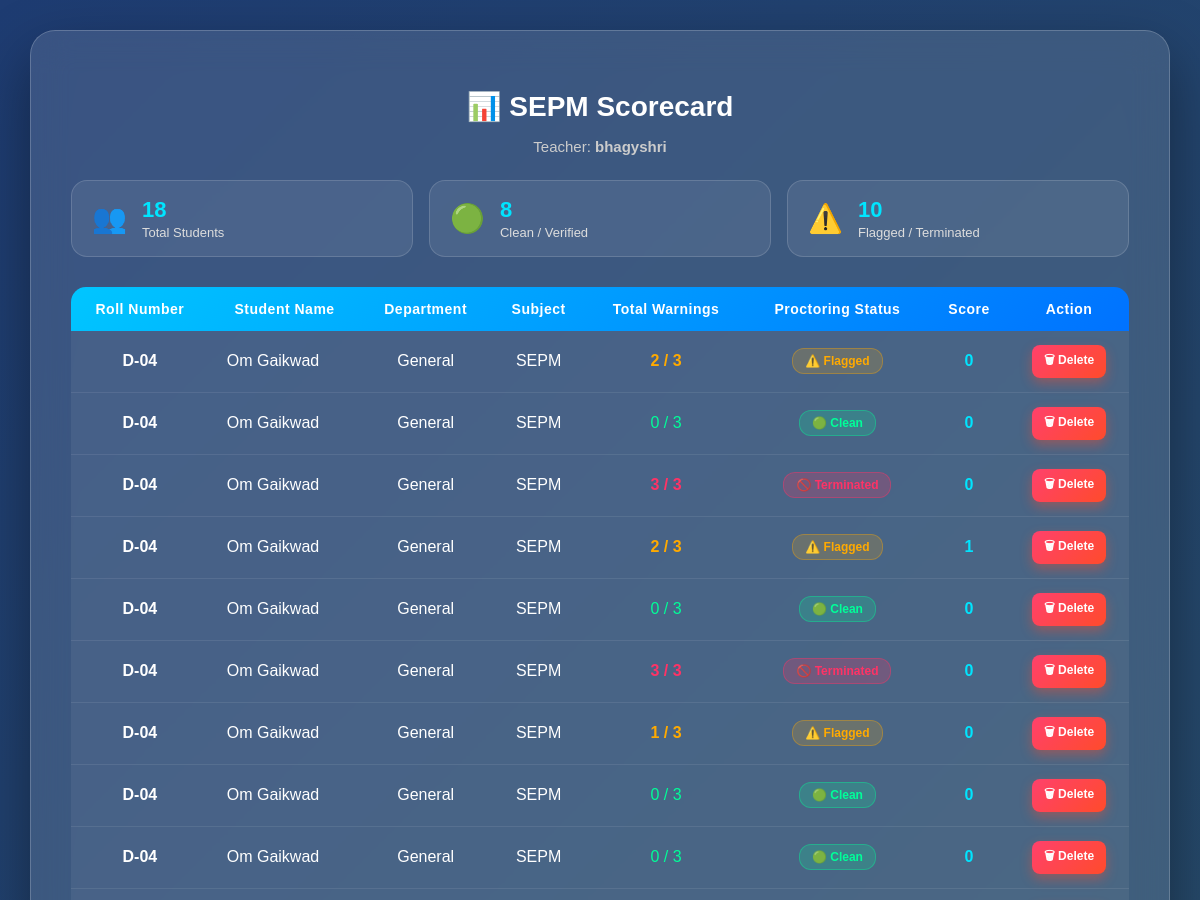
The page /scorecard (signed in, upper part) on the database as committed earlier.
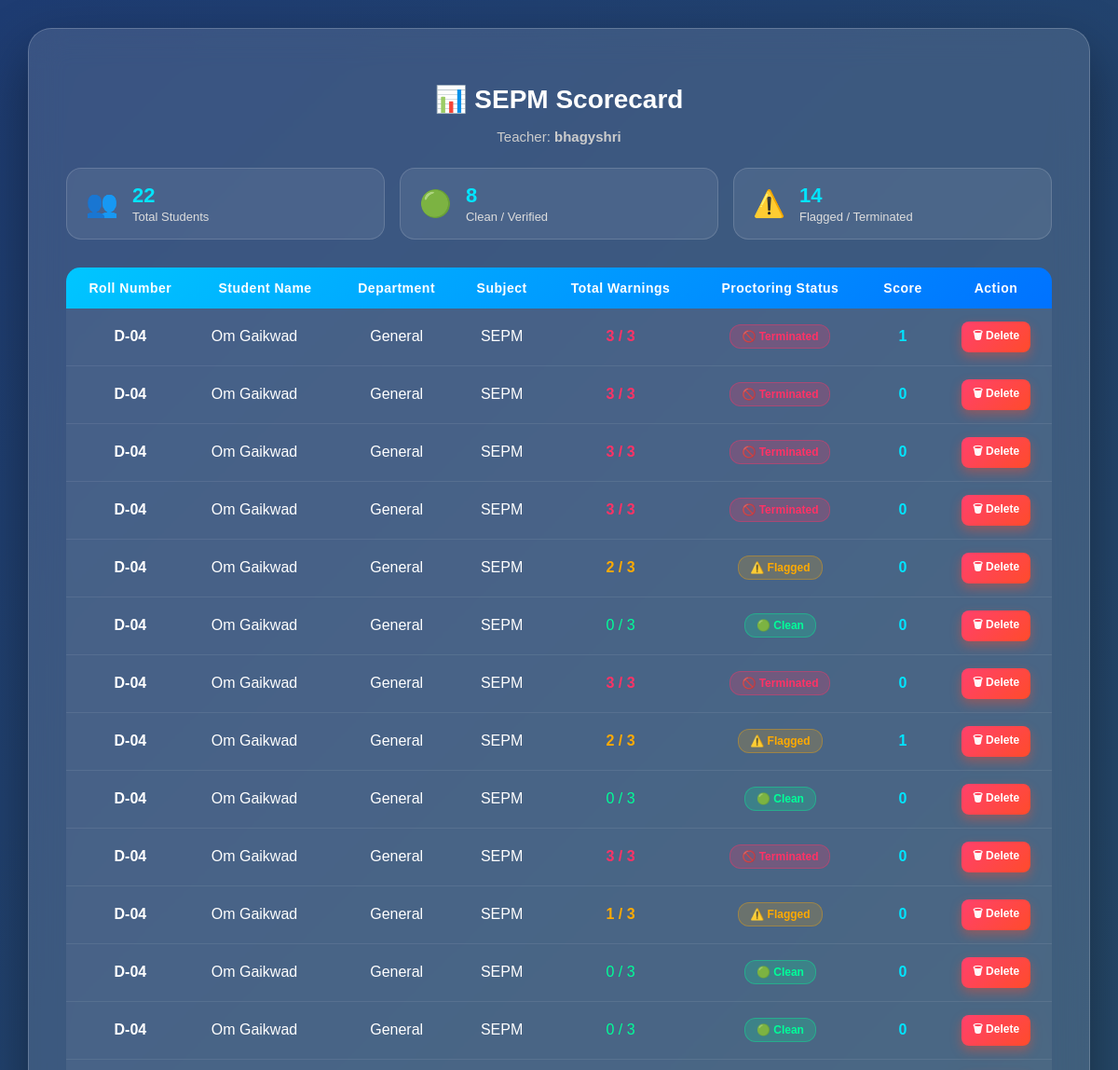
The same page on the database as committed later.
### tables this page shows
CREATE TABLE results(
                    id INTEGER PRIMARY KEY AUTOINCREMENT,
                    student_name TEXT,
                    roll_no TEXT,
                    teacher_name TEXT,
                    subject TEXT,
                    score INTEGER,
                    warnings INTEGER
                , mobile_warnings INTEGER DEFAULT 0, eye_warnings INTEGER DEFAULT 0, tab_warnings INTEGER DEFAULT 0, face_warnings INTEGER DEFAULT 0);

### app.py (the view)
@app.route("/scorecard")
def scorecard():
    if "teacher_name" not in session:
        return redirect("/teacher")
    conn = sqlite3.connect(DATABASE)
    c = conn.cursor()
    c.execute("""SELECT r.id,
                        r.roll_no,
                        r.student_name,
                        COALESCE(NULLIF(r.department, ''), NULLIF(s.department, ''), 'General') AS department,
                        r.subject,
                        r.warnings,
                        r.score
                 FROM results r
                 LEFT JOIN students s ON r.roll_no = s.roll_no
                 WHERE r.subject = ?
                 ORDER BY r.id DESC""",
              (session["subject"],))
    data = c.fetchall()
    conn.close()
    return render_template("scorecard.html",
                           results=data,
                           subject=session["subject"],
                           teacher=session["teacher_name"])

### templates/scorecard.html (shortened to what this page needs)
<!DOCTYPE html>
<html>
<head>
    <link rel="stylesheet" href="{{ url_for('static', filename='scorecard.css') }}">
</head>
<body>
<div class="scorecard-container">
    <h1>📊 {{ subject }} Scorecard</h1>
    <p class="teacher-subtitle">
        Teacher: <strong>{{ teacher }}</strong>
    </p>
    <div class="stats-grid">
        <div class="stat-card">
            <span class="stat-icon">👥</span>
            <div class="stat-data">
                <h3>{{ results|length }}</h3>
                <p>Total Students</p>
            </div>
        </div>
        <div class="stat-card">
            <span class="stat-icon">🟢</span>
            <div class="stat-data">
                <h3>
                    {% set clean_total = namespace(count=0) %}
                    {% for r in results %}
                        {% if r[5] == 0 %}
                            {% set clean_total.count = clean_total.count + 1 %}
                        {% endif %}
                    {% endfor %}
                    {{ clean_total.count }}
                </h3>
                <p>Clean / Verified</p>
            </div>
        </div>
        <div class="stat-card">
            <span class="stat-icon">⚠️</span>
            <div class="stat-data">
                <h3>
                    {% set flagged_total = namespace(count=0) %}
                    {% for r in results %}
                        {% if r[5] > 0 %}
                            {% set flagged_total.count = flagged_total.count + 1 %}
                        {% endif %}
                    {% endfor %}
                    {{ flagged_total.count }}
                </h3>
                <p>Flagged / Terminated</p>
            </div>
        </div>
    </div>
    <div class="table-wrapper">
        <table>
            <thead>
                <tr>
                    <th>Roll Number</th>
                    <th>Student Name</th>
                    <th>Department</th>
                    <th>Subject</th>
                    <th>Total Warnings</th>
                    <th>Proctoring Status</th>
                    <th>Score</th>
                    <th>Action</th>
                </tr>
            </thead>
            <tbody>
                {% for r in results %}
                <tr>
                    <td class="roll-no">
                        <strong>{{ r[1] }}</strong>
                    </td>
                    <td class="student-name">{{ r[2] }}</td>
                    <td>{{ r[3] }}</td>
                    <td>{{ r[4] }}</td>
                    <td class="{% if r[5] >= 3 %}warning-high{% elif r[5] > 0 %}warning-mid{% else %}warning-low{% endif %}">
                        {{ r[5] }} / 3
                    </td>
                    <td>
                        {% if r[5] >= 3 %}
                            <span class="status-pill pill-danger">🚫 Terminated</span>
                        {% elif r[5] > 0 %}
                            <span class="status-pill pill-warn">⚠️ Flagged</span>
                        {% else %}
                            <span class="status-pill pill-success">🟢 Clean</span>
                        {% endif %}
                    </td>
                    <td class="score">{{ r[6] }}</td>
                    <td>
                        <a href="{{ url_for('delete_result', result_id=r[0]) }}"
                        class="delete-btn"
                        onclick="return confirm('Are you sure you want to delete this result?');">
                        🗑 Delete
                        </a>
                    </td>
                </tr>
                {% endfor %}
            </tbody>
        </table>
    </div>
</div>
</body>
</html>

### static/scorecard.css (style rules this page uses)
body { margin: 0; font-family: 'Poppins', sans-serif; min-height: 100vh; background: linear-gradient(-45deg, #0f2027, #203a43, #2c5364, #1e3c72); background-size: 400% 400%; animation: gradientBG 12s ease infinite; display: flex; justify-content: center; align-items: center; padding: 30px; }
.scorecard-container { background: rgba(255, 255, 255, 0.12); backdrop-filter: blur(18px); border-radius: 25px; width: 95%; max-width: 1200px; padding: 40px; box-shadow: 0 25px 60px rgba(0,0,0,0.4); border: 1px solid rgba(255,255,255,0.2); text-align: center; transition: 0.4s ease; }
.scorecard-container h1 { margin-bottom: 8px; color: white; font-size: 28px; font-weight: 600; }
.teacher-subtitle { color: #ccc; margin-bottom: 25px; font-size: 15px; }
.stats-grid { display: grid; grid-template-columns: repeat(auto-fit, minmax(200px, 1fr)); gap: 16px; margin-bottom: 30px; }
.stat-card { background: rgba(255, 255, 255, 0.08); border: 1px solid rgba(255, 255, 255, 0.15); border-radius: 16px; padding: 16px 20px; display: flex; align-items: center; gap: 15px; text-align: left; transition: transform 0.2s ease, background 0.2s ease; }
.stat-icon { font-size: 28px; }
.stat-data h3 { margin: 0; font-size: 22px; font-weight: 700; color: #00e5ff; }
.stat-data p { margin: 2px 0 0 0; font-size: 13px; color: #ddd; }
.table-wrapper { overflow-x: auto; }
table { width: 100%; border-collapse: collapse; margin-bottom: 25px; color: white; border-radius: 15px; overflow: hidden; }
thead { background: linear-gradient(135deg, #00c6ff, #0072ff); color: white; }
th, td { padding: 14px 12px; text-align: center; }
th { font-weight: 600; letter-spacing: 0.5px; font-size: 14px; }
tbody tr { background: rgba(255,255,255,0.06); border-bottom: 1px solid rgba(255,255,255,0.08); transition: 0.25s ease; }
.student-name { text-align: left; padding-left: 18px; }
.score { font-weight: 700; font-size: 16px; color: #00e5ff; }
.warning-high { color: #ff3366; font-weight: 700; }
.warning-mid { color: #ffaa00; font-weight: 600; }
.warning-low { color: #00ff99; font-weight: 500; }
.status-pill { display: inline-block; padding: 5px 12px; border-radius: 12px; font-size: 12px; font-weight: 600; }
.pill-success { background: rgba(0, 255, 153, 0.18); color: #00ff99; border: 1px solid rgba(0, 255, 153, 0.35); }
.pill-warn { background: rgba(255, 170, 0, 0.18); color: #ffaa00; border: 1px solid rgba(255, 170, 0, 0.35); }
.pill-danger { background: rgba(255, 51, 102, 0.22); color: #ff3366; border: 1px solid rgba(255, 51, 102, 0.4); }
.delete-btn { display: inline-block; padding: 6px 12px; background: linear-gradient(135deg, #ff416c, #ff4b2b); color: white; text-decoration: none; border-radius: 8px; font-size: 12px; font-weight: 600; transition: 0.3s ease; box-shadow: 0 5px 12px rgba(255, 75, 43, 0.4); }

Rows that differ between the two databases and show on the page:
added results: roll_no "D-04", student_name "Om Gaikwad", r "General", subject "SEPM", warnings "3", shows "🚫 Terminated", score "1"
added results: roll_no "D-04", student_name "Om Gaikwad", r "General", subject "SEPM", warnings "3", shows "🚫 Terminated", score "0"
added results: roll_no "D-04", student_name "Om Gaikwad", r "General", subject "SEPM", warnings "3", shows "🚫 Terminated", score "0"
added results: roll_no "D-04", student_name "Om Gaikwad", r "General", subject "SEPM", warnings "3", shows "🚫 Terminated", score "0"
Other text that changed with them:
{{ results|length }}: "18" → "22"
{{ flagged_total.count }}: "10" → "14"
